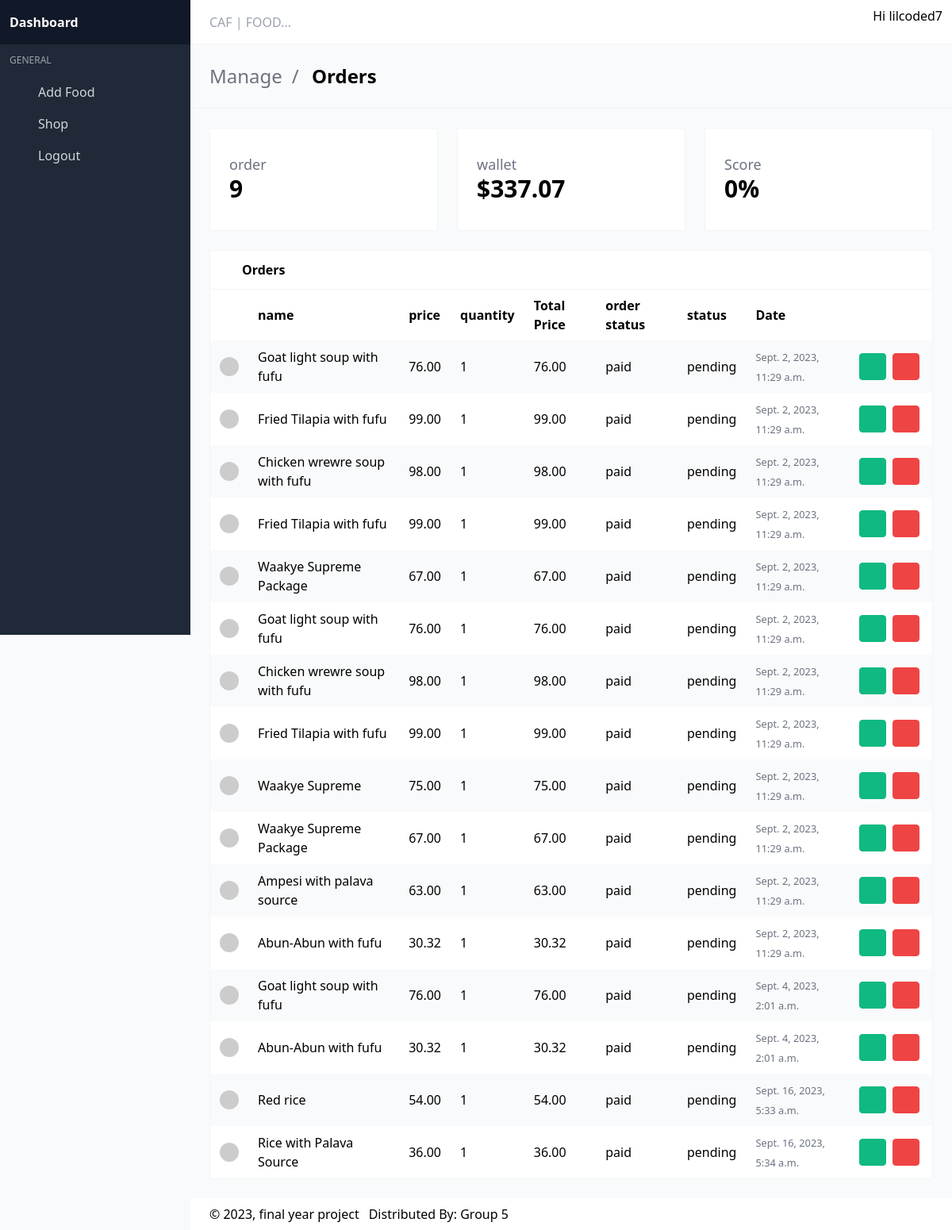
Screenshot of /dashboard/admin/ (signed in) with the database file from the repository.
### account/models.py (models this page shows, shortened)
class CustomUser(AbstractBaseUser):
    username    = models.CharField(max_length=100, unique=True)
    email       = models.EmailField(unique=True)
    phone       = models.CharField(max_length=20)
    address     = models.CharField(max_length=100, null=True, blank=True)
    verify_code = models.CharField(max_length=100)
    ref_code    = models.CharField(max_length=6, null=True, blank=True)
    last_login  = models.DateTimeField(auto_now_add=True)
    is_vip = models.BooleanField(default=False)
    is_active    = models.BooleanField(default=True)
    is_admin     = models.BooleanField(default=False)
    is_staff     = models.BooleanField(default=False)
    is_verified  = models.BooleanField(default=False)
    is_superuser = models.BooleanField(default=False)
    objects = MyAccountManager()
    USERNAME_FIELD = "email"
    REQUIRED_FIELDS = ["username"]
    class Meta:
        verbose_name_plural = 'Users'
        ordering = ['-id']

### CAFFOOD/models/order_item.py (models this page shows, shortened)
class OrderItem(TimeBaseModel):
    food = models.ForeignKey(Food, on_delete=models.CASCADE)
    order    = models.ForeignKey(Order, on_delete=models.SET_NULL, blank=True, null=True)
    quantity = models.IntegerField(default=0, null=True, blank=True)
    @property
    def get_total(self):
        total = self.food.price * self.quantity
        return total

### CAFFOOD/models/food.py (models this page shows, shortened)
class Food(TimeBaseModel):
    name = models.CharField(max_length=100)
    price = models.DecimalField(max_digits=7, decimal_places=2, null=True, blank=True)
    was_price = models.DecimalField(max_digits=7, decimal_places=2, null=True, blank=True)
    charges = models.DecimalField(max_digits=7, decimal_places=2, null=True, blank=True, default=0)
    image = models.ImageField(null=True, blank=True)
    days = models.ForeignKey(WorkingDays, on_delete=models.CASCADE, null=True, blank=True)
    description = models.CharField(max_length=200, null=True, blank=True)
    time = models.CharField(max_length=200, null=True, blank=True)
    category = models.ForeignKey(Category, on_delete=models.CASCADE, null=True, blank=True)
    menu = models.ForeignKey(Menu, on_delete=models.CASCADE, null=True, blank=True)

### CAFFOOD/models/order.py (models this page shows, shortened)
class Order(TimeBaseModel):
    customer = models.ForeignKey(Customer, on_delete=models.CASCADE)
    received = models.BooleanField(default=False)
    complete = models.BooleanField(default=False)
    item_status = models.CharField(max_length=100, null=True, blank=True, default='not paid')
    order_status = models.CharField(max_length=100, null=True, blank=True, default='pending')
    order_price = models.DecimalField(max_digits=7, decimal_places=2, null=True, blank=True, default=0)
    qr_code = models.ImageField(blank=True, null=True)

### CAFFOOD/views.py (the view)
# urls.py: path('dashboard/admin/', views.admin_dashboard, name='admin-dashboard'),
def admin_dashboard(request):
    orders = Order.objects.filter(complete=True).count()
    order_price = Order.objects.aggregate(total=Coalesce(Sum('order_price'), Value(0, output_field=DecimalField())))
    total_order_price = Decimal(order_price['total']).quantize(Decimal('0.00'))  # Round to two decimal places
    order_items = OrderItem.objects.filter(order__complete=True)
    return render(request, 'admin.html', {'orders': orders, 'order_items': order_items, 'total_order_price': total_order_price})

### templates/admin.html (shortened to what this page needs)
{% load static %}
<!DOCTYPE html>
<html lang="en" class="">
<head>
  <link rel="stylesheet" href="{% static 'dash/css/main.css' %}?v=1628755089081">
</head>
<body>
<div id="app">
<nav id="navbar-main" class="navbar is-fixed-top">
  <div class="navbar-brand">
    <div class="navbar-item">
      <div class="control"><input placeholder="CAF | FOOD..." class="input"></div>
    </div>
  </div>
  <div class="navbar-menu" id="navbar-menu">
    <div class="navbar-end">
        <a class="navbar-link">
          <div class="is-user-name"><span>Hi {{request.user.username}}</span></div>
          <span class="icon"></span>
        </a>
      </div>
    </div>
  </div>
<aside class="aside is-placed-left is-expanded">
  <div class="aside-tools">
    <div>
    <b class="font-black">Dashboard</b>
    </div>
  </div>
  <div class="menu is-menu-main">
    <p class="menu-label">General</p>
    <ul class="menu-list">
      <li>
        <a href="##" class="has-icon">
          <span class="icon"></span>
          <span class="menu-item-label">Add Food</span>
        </a>
      </li>
      <li>
        <a href="{% url 'food' %}" class="has-icon">
          <span class="icon"></span>
          <span class="menu-item-label">Shop</span>
        </a>
      </li>
      <li>
        <a href="{% url 'logout' %}" class="has-icon">
          <span class="icon"></span>
          <span class="menu-item-label">Logout</span>
        </a>
      </li>
    </ul>
  </div>
</aside>
<section class="is-title-bar">
  <div class="flex flex-col md:flex-row items-center justify-between space-y-6 md:space-y-0">
    <ul>
      <li>Manage</li>
      <li>Orders</li>
    </ul>
  </div>
</section>
<section class="section main-section">
    <div class="grid gap-6 grid-cols-1 md:grid-cols-3 mb-6">
      <div class="card">
        <div class="card-content">
          <div class="flex items-center justify-between">
            <div class="widget-label">
              <h3>
                order
              </h3>
              <h1>
                {{orders}}
              </h1>
            </div>
            <span class="icon widget-icon text-green-500"></span>
          </div>
        </div>
      </div>
      <div class="card">
        <div class="card-content">
          <div class="flex items-center justify-between">
            <div class="widget-label">
              <h3>
                wallet
              </h3>
              <h1>
                ${{total_order_price}}
              </h1>
            </div>
            <span class="icon widget-icon text-blue-500"></span>
          </div>
        </div>
      </div>
      <div class="card">
        <div class="card-content">
          <div class="flex items-center justify-between">
            <div class="widget-label">
              <h3>
                Score
              </h3>
              <h1>
                0%
              </h1>
            </div>
            <span class="icon widget-icon text-red-500"></span>
          </div>
        </div>
      </div>
    </div>
    <div class="card has-table">
      <header class="card-header">
        <p class="card-header-title">
          <span class="icon"></span>
          Orders
        </p>
        <a href="#" class="card-header-icon">
          <span class="icon"></span>
        </a>
      </header>
      <div class="card-content">
        <table>
          <thead>
          <tr>
            <th></th>
            <th>name</th>
            <th>price</th>
            <th>quantity</th>
            <th>Total Price</th>
            <th>order status</th>
            <th>status</th>
            <th>Date</th>
            <th></th>
          </tr>
          </thead>
          <tbody>
          {% for item in order_items %}
          <tr>
            <td class="image-cell">
              <div class="image">
                <img src="https://avatars.dicebear.com/v2/initials/ryley-wuckert.svg" class="rounded-full">
              </div>
            </td>
            <td data-label="Name">{{item.food.name}}</td>
            <td data-label="Company">{{item.food.price}}</td>
            <td data-label="Company">{{item.quantity}}</td>
            <td data-label="City">{{item.get_total}}</td>
            <td data-label="City">{{item.order.item_status}}</td>
            <td data-label="Company">{{item.order.order_status}}</td>
            <td data-label="Created">
              <small class="text-gray-500" title="Jun 28, 2021">{{item.created}}</small>
            </td>
            <td class="actions-cell">
              <div class="buttons right nowrap">
                <button class="button small green --jb-modal"  data-target="sample-modal-2" type="button">
                  <span class="icon"> <a href="##" style="padding: 5px;"></a></span>
                </button>
                <button class="button small red --jb-modal" data-target="sample-modal" type="button">
                  <span class="icon"><a href="##" style="padding: 5px;"></a></span>
                </button>
              </div>
            </td>
          </tr>
          {% endfor %}
          </tbody>
        </table>
      </div>
    </div>
  </section>
<footer class="footer">
  <div class="flex flex-col md:flex-row items-center justify-between space-y-3 md:space-y-0">
    <div class="flex items-center justify-start space-x-3">
      <div>
        © 2023, final year project
      </div>
      <div>
        <p>Distributed By: <a href="princeedinorackon@gmail.com" target="_blank">Group 5</a></p>
      </div>
    </div>
</footer>
<link rel="stylesheet" href="{% static 'dash/https://cdn.materialdesignicons.com/4.9.95/css/materialdesignicons.min.css' %}">
</body>
</html>

### rows the page displays
CustomUser: user.username "lilcoded7"
OrderItem: food.name "Goat light soup with fufu", food.price "76.00", quantity "1", get_total "76.00", order.item_status "paid", order.order_status "pending", created "Sept. 2, 2023, 11:29 a.m."
OrderItem: food.name "Fried Tilapia with fufu", food.price "99.00", quantity "1", get_total "99.00", order.item_status "paid", order.order_status "pending", created "Sept. 2, 2023, 11:29 a.m."
OrderItem: food.name "Chicken wrewre soup with fufu", food.price "98.00", quantity "1", get_total "98.00", order.item_status "paid", order.order_status "pending", created "Sept. 2, 2023, 11:29 a.m."
OrderItem: food.name "Fried Tilapia with fufu", food.price "99.00", quantity "1", get_total "99.00", order.item_status "paid", order.order_status "pending", created "Sept. 2, 2023, 11:29 a.m."
OrderItem: food.name "Waakye Supreme Package", food.price "67.00", quantity "1", get_total "67.00", order.item_status "paid", order.order_status "pending", created "Sept. 2, 2023, 11:29 a.m."
OrderItem: food.name "Goat light soup with fufu", food.price "76.00", quantity "1", get_total "76.00", order.item_status "paid", order.order_status "pending", created "Sept. 2, 2023, 11:29 a.m."
OrderItem: food.name "Chicken wrewre soup with fufu", food.price "98.00", quantity "1", get_total "98.00", order.item_status "paid", order.order_status "pending", created "Sept. 2, 2023, 11:29 a.m."
OrderItem: food.name "Fried Tilapia with fufu", food.price "99.00", quantity "1", get_total "99.00", order.item_status "paid", order.order_status "pending", created "Sept. 2, 2023, 11:29 a.m."
OrderItem: food.name "Waakye Supreme", food.price "75.00", quantity "1", get_total "75.00", order.item_status "paid", order.order_status "pending", created "Sept. 2, 2023, 11:29 a.m."
OrderItem: food.name "Waakye Supreme Package", food.price "67.00", quantity "1", get_total "67.00", order.item_status "paid", order.order_status "pending", created "Sept. 2, 2023, 11:29 a.m."
OrderItem: food.name "Ampesi with palava source", food.price "63.00", quantity "1", get_total "63.00", order.item_status "paid", order.order_status "pending", created "Sept. 2, 2023, 11:29 a.m."
OrderItem: food.name "Abun-Abun with fufu", food.price "30.32", quantity "1", get_total "30.32", order.item_status "paid", order.order_status "pending", created "Sept. 2, 2023, 11:29 a.m."
OrderItem: food.name "Goat light soup with fufu", food.price "76.00", quantity "1", get_total "76.00", order.item_status "paid", order.order_status "pending", created "Sept. 4, 2023, 2:01 a.m."
OrderItem: food.name "Abun-Abun with fufu", food.price "30.32", quantity "1", get_total "30.32", order.item_status "paid", order.order_status "pending", created "Sept. 4, 2023, 2:01 a.m."
OrderItem: food.name "Red rice", food.price "54.00", quantity "1", get_total "54.00", order.item_status "paid", order.order_status "pending", created "Sept. 16, 2023, 5:33 a.m."
OrderItem: food.name "Rice with Palava Source", food.price "36.00", quantity "1", get_total "36.00", order.item_status "paid", order.order_status "pending", created "Sept. 16, 2023, 5:34 a.m."

### other values shown
{{ orders }} "9"
{{ total_order_price }} "337.07"
